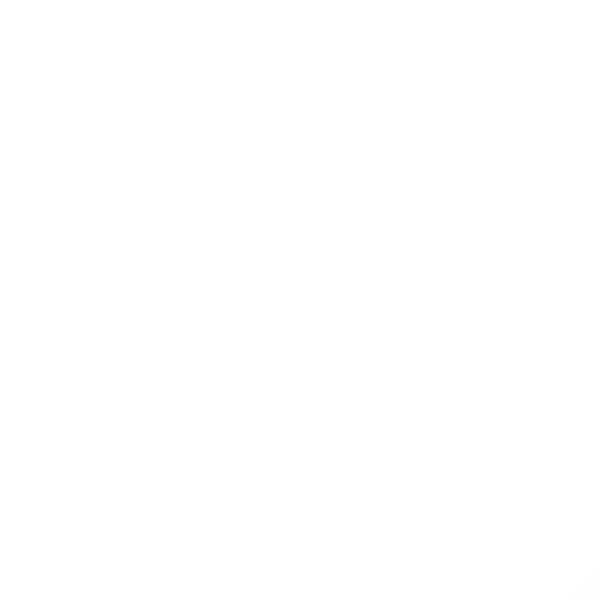
Frame 1 (no input)
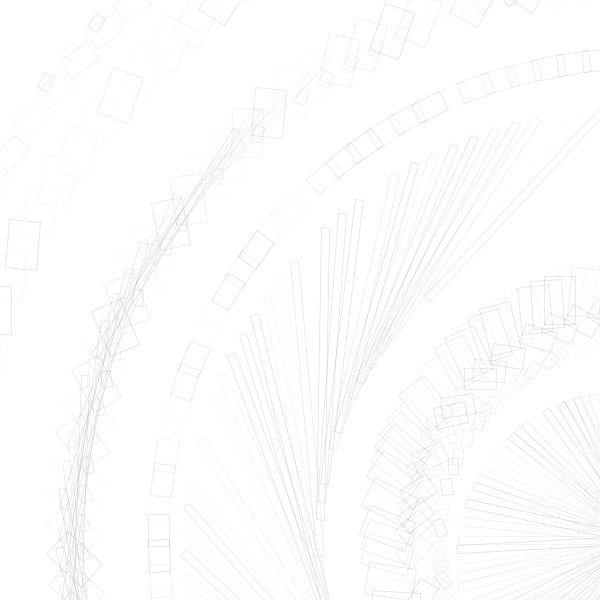
Frame 60 (the mouse pressed at the canvas centre just before this capture)
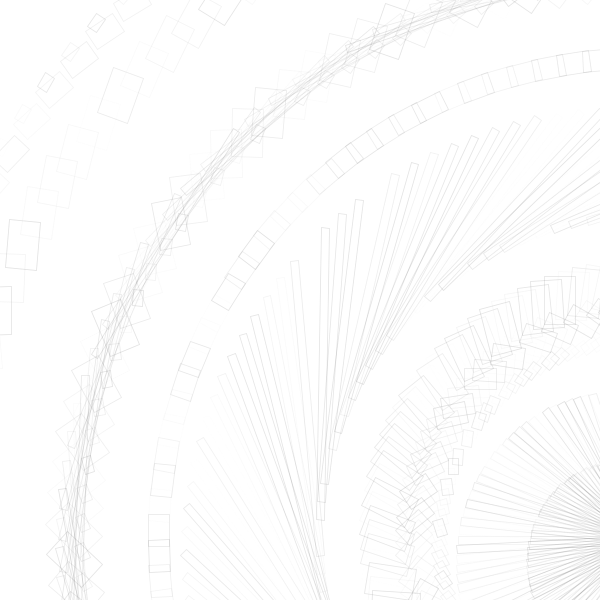
Frame 120 (the mouse held since frame 60 and released just before this capture)

The Processing sketch that drew these frames (run headless with seeded random() and noise(); from frame 60 on, the mouse is pressed at the canvas centre):

// Processing sketch: func
// ── func.pde
int recRot =45;
int h= 500;
int x=0;
int y=0;

void setup()
{
  size(600,600);
  background(255);
}


void draw () 
{
  
  translate(400,height/2);
  scale(0.8);
  drawVoid(0,0);

  drawVoid(400,200);

  drawVoid(700,0);
}


void drawVoid (int voidX,int voidY ) 
{
  x = voidX;
  y = voidY;
  
    pushMatrix();
//place cordinates in middle, scale down and rotate
   translate(width/2,height/2);
   rotate(radians(recRot));
//place rect pivot in middle
   rectMode(CENTER);
//make a large rectangle with no fill and 10% transparent
  noFill();
  stroke(random(255),30);
  rect(x,y,10,h);
 
//rotate ++
   recRot++;
//reduce height  to 0
   h--;
if (h<1) {
   h+=2;}

//when it reaches 0 increase to 600 and 0 back and forth
  pushMatrix();
//create second rectangle 
  stroke(random(255),30);
  noFill();
  translate(100,height/2);
  rect(x,y,39,60);
  rotate(radians(45));

//create second rectangle 
  stroke(random(255),30);
  noFill();
  rect(x-50,y-50,13,20);
  rotate(radians(45));
//create second rectangle 
  stroke(random(255),30);
  noFill();
  rect(x-99,y-99,26,40);
  rotate(radians(45));


  popMatrix();
  popMatrix();

}
